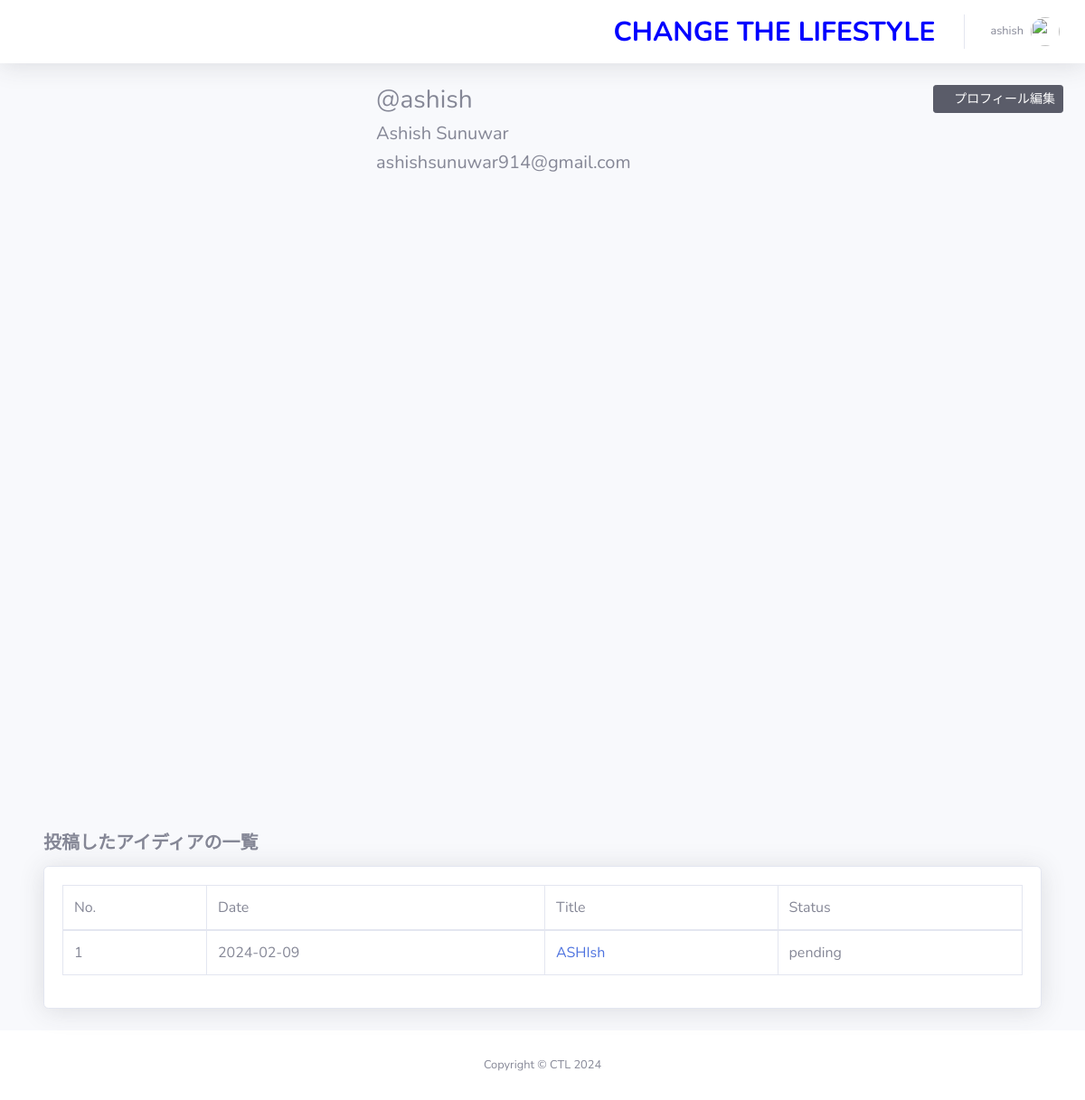
/dashboard/profile/ (signed in), run on an earlier commit of the app's database.
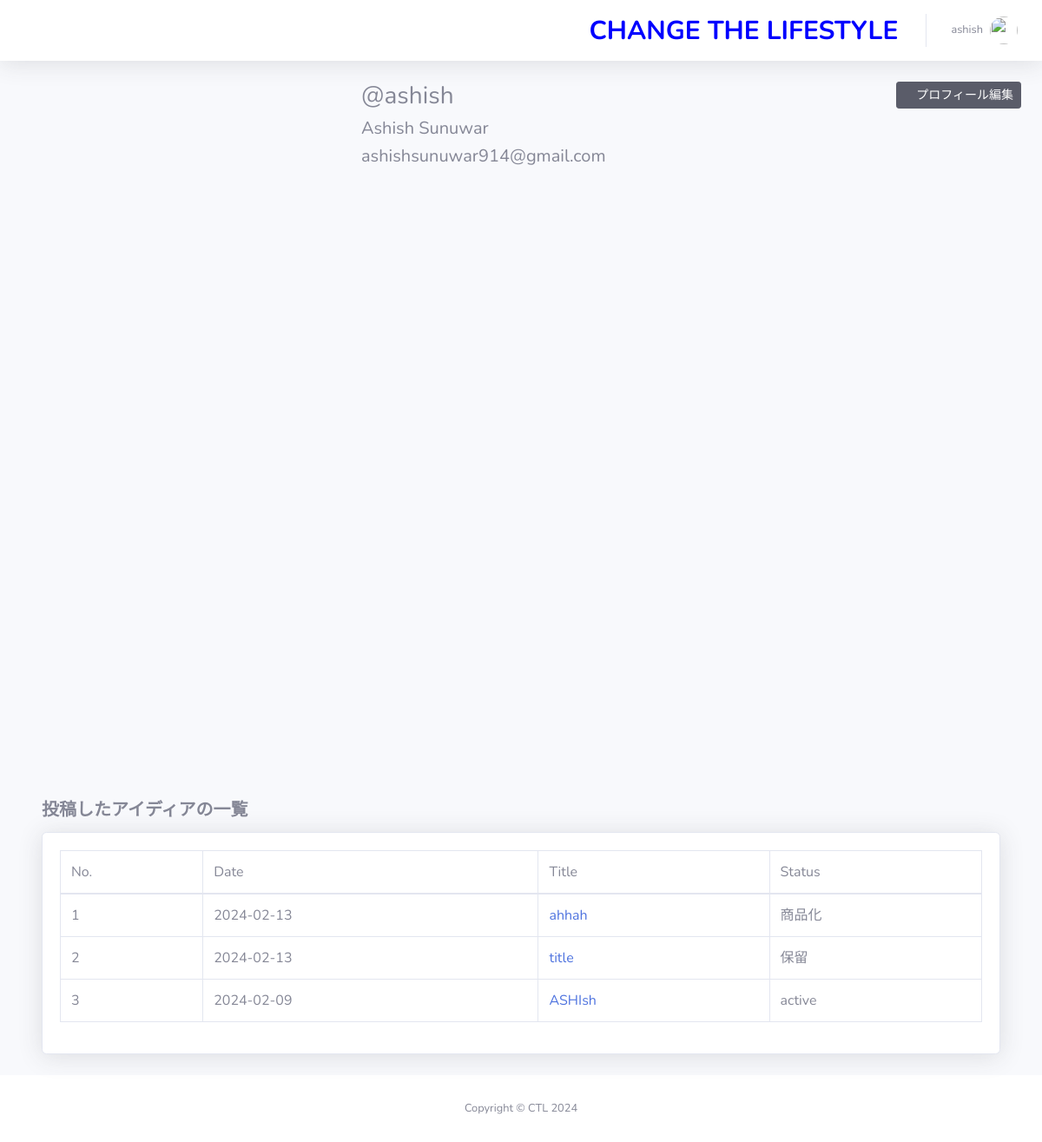
And on a later commit of the database.
### idea/models.py (models this page shows, shortened)
class Idea(models.Model):
    status = (
        ('商品化', '商品化'),
        ('保留', '保留')
    )
    title = models.CharField(max_length=200, null=True)
    detail = models.TextField(max_length=2000, null=True)
    image = models.ImageField(upload_to='images/media', null=True, blank=True)
    status = models.CharField(max_length=20, choices=status, default='保留')
    author = models.ForeignKey(Author, on_delete=models.CASCADE)
    email_text = models.CharField(max_length=255, blank=True, null=True, verbose_name='Email')
    created_at = models.DateTimeField(auto_now_add=True)
    new_date_field = models.DateTimeField(null=True, blank=True)
    files = models.ManyToManyField(IdeaFile, related_name='idea_files', blank=True)
    class Meta:
        verbose_name_plural = 'Ideas'

### dashboard/views.py (the view)
# urls.py: path('profile/',views.AuthorProfile.as_view(), name='profile'),
class AuthorProfile(View):
    @method_decorator(login_required(login_url='login'))
    def dispatch(self,request,*args,**kwargs):
        return super().dispatch(request,*args,**kwargs)
    def get(self, request):
        author = request.user
        user = request.user.author
        post = user.idea_set.all().order_by('-id')
        context= {
            'author':author,
            'post':post
        }
        return render(request,'dashboard/user/profile.html', context)

### templates/dashboard/user/profile.html (shortened to what this page needs)
{% extends 'dashboard/base/base.html' %}
{% block body %}
<div class="row main_wrapper">
    <div class="col-6 col-md-4">
    </div>
    <div class="col-12 col-md-8">
        <button class="btn btn-dark float-right btn-sm"><a href="{% url 'edit' %}"> <i
                        class="far fa-edit"></i> プロフィール編集 </a></button>
        <h3>@{{ user.author.author.username }}</h3>
        <h5>{{ user.author.first_name }} {{ user.author.last_name }}</h5>
        <h5>{{ user.email }}</h5>
    </div>
</div>
<div class="container-fluid mt-4">
    <div class="section-heading">投稿したアイディアの一覧</div>
    <div class="card shadow mb-4">
        <div class="card-body">
            <div class="table-responsive">
                <table class="table table-bordered" id="dataTable" width="100%" cellspacing="0">
                    <thead>
                    <tr>
                        <td> No. </td>
                        <td> Date </td>
                        <td> Title </td>
                        <td> Status </td>
                    </tr>
                    </thead>
                    <tbody>
                    {% for p in post %}
                    <tr>
                        <td>{{ forloop.counter }}</td>
                        <td> {{ p.created_at|date:"Y-m-d" }}</td>
                        <td><a href="{% url 'post' p.id %}">{{ p.title }}</a></td>
                        <td> {{ p.status }} </td>
                    </tr>
                    {% endfor %}
                    </tbody>
                </table>
            </div>
        </div>
    </div>
</div>
{% endblock %}

What changed in the data, as far as the page shows it:
added Idea: created_at "2024-02-13", title "ahhah", status "商品化"
added Idea: created_at "2024-02-13", title "title", status "保留"
changed Idea "ASHIsh": status "pending" → "active"
